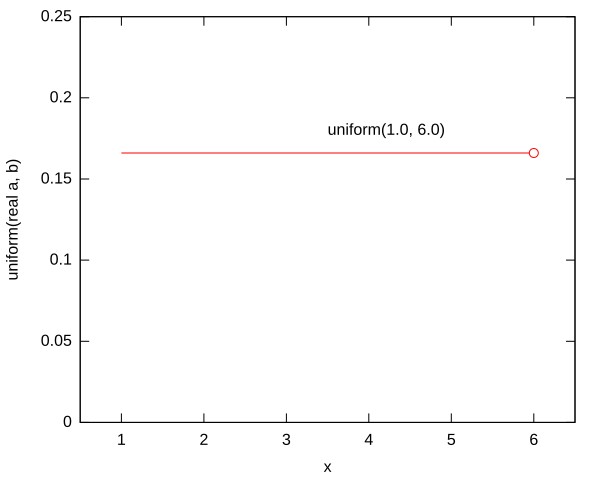

Recreate this plot in gnuplot.
################################################################################
# Copyright (c) 2010, 2024 Contributors to the Eclipse Foundation
#
# See the NOTICE file(s) distributed with this work for additional
# information regarding copyright ownership.
#
# This program and the accompanying materials are made available under the terms
# of the MIT License which is available at https://opensource.org/licenses/MIT
#
# SPDX-License-Identifier: MIT
################################################################################

set terminal svg
#set grid back
set nokey
set xrange [0.5:6.5]
set yrange [0:0.25]
set xlabel "x"
set ylabel "uniform(real a, b)"
set label "uniform(1.0, 6.0)" at 3.5, 0.18
#set samples 2000
set output "cont_uni.svg"
set style data lines
plot "cont_uni1.dat" using 1:2 linetype 1, \
     "cont_uni2.dat" using 1:2 with points linetype 1 pt 6
